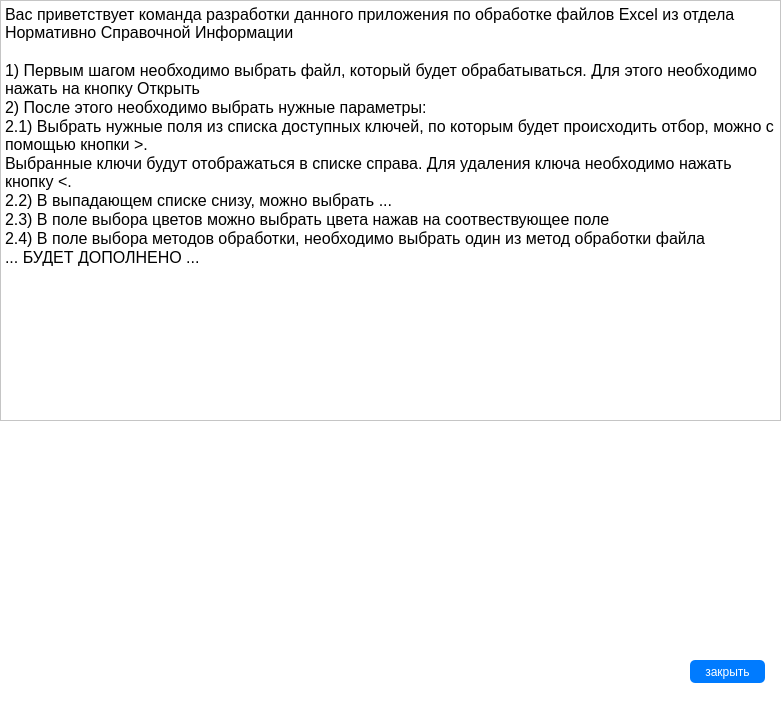
<?xml version="1.0" encoding="UTF-8"?>
<ui version="4.0">
 <class>help_ui</class>
 <widget class="QWidget" name="help_ui">
  <property name="geometry">
   <rect>
    <x>0</x>
    <y>0</y>
    <width>782</width>
    <height>706</height>
   </rect>
  </property>
  <property name="windowTitle">
   <string>Form</string>
  </property>
  <property name="styleSheet">
   <string notr="true">background-color: rgb(255, 255, 255);</string>
  </property>
  <widget class="QPushButton" name="close_btn">
   <property name="geometry">
    <rect>
     <x>690</x>
     <y>660</y>
     <width>75</width>
     <height>23</height>
    </rect>
   </property>
   <property name="styleSheet">
    <string notr="true">QPushButton {
    font: 75 13pt &quot;Arial&quot;;
	color: rgb(255, 255, 255);
	background-color: rgb(0, 123, 255);
	border-color: #007bff;
	border: 10px;
	border-radius: 5px;
 }
QPushButton:pressed {
    background-color: #4975a5;     
 }
QPushButton:hover {
    background-color: #4975a5;
 }</string>
   </property>
   <property name="text">
    <string>закрыть</string>
   </property>
  </widget>
  <widget class="QTextBrowser" name="textBrowser">
   <property name="geometry">
    <rect>
     <x>0</x>
     <y>0</y>
     <width>781</width>
     <height>421</height>
    </rect>
   </property>
   <property name="styleSheet">
    <string notr="true">QtextBrowser {
	border: 1px;
	color:  rgb(255, 255, 0);
	border-color: rgb(255, 255, 0);
}</string>
   </property>
   <property name="html">
    <string>&lt;!DOCTYPE HTML PUBLIC &quot;-//W3C//DTD HTML 4.0//EN&quot; &quot;http://www.w3.org/TR/REC-html40/strict.dtd&quot;&gt;
&lt;html&gt;&lt;head&gt;&lt;meta name=&quot;qrichtext&quot; content=&quot;1&quot; /&gt;&lt;style type=&quot;text/css&quot;&gt;
p, li { white-space: pre-wrap; }
&lt;/style&gt;&lt;/head&gt;&lt;body style=&quot; font-family:'MS Shell Dlg 2'; font-size:8.25pt; font-weight:400; font-style:normal;&quot;&gt;
&lt;p style=&quot; margin-top:0px; margin-bottom:0px; margin-left:0px; margin-right:0px; -qt-block-indent:0; text-indent:0px;&quot;&gt;&lt;span style=&quot; font-size:12pt;&quot;&gt;Вас приветствует команда разработки данного приложения по обработке файлов Excel из отдела Нормативно Справочной Информации&lt;/span&gt;&lt;/p&gt;
&lt;p style=&quot;-qt-paragraph-type:empty; margin-top:0px; margin-bottom:0px; margin-left:0px; margin-right:0px; -qt-block-indent:0; text-indent:0px; font-size:12pt;&quot;&gt;&lt;br /&gt;&lt;/p&gt;
&lt;p style=&quot; margin-top:0px; margin-bottom:0px; margin-left:0px; margin-right:0px; -qt-block-indent:0; text-indent:0px;&quot;&gt;&lt;span style=&quot; font-size:12pt;&quot;&gt;1) Первым шагом необходимо выбрать файл, который будет обрабатываться. Для этого необходимо нажать на кнопку Открыть&lt;/span&gt;&lt;/p&gt;
&lt;p style=&quot; margin-top:0px; margin-bottom:0px; margin-left:0px; margin-right:0px; -qt-block-indent:0; text-indent:0px;&quot;&gt;&lt;span style=&quot; font-size:12pt;&quot;&gt;2) После этого необходимо выбрать нужные параметры:&lt;/span&gt;&lt;/p&gt;
&lt;p style=&quot; margin-top:0px; margin-bottom:0px; margin-left:0px; margin-right:0px; -qt-block-indent:0; text-indent:0px;&quot;&gt;&lt;span style=&quot; font-size:12pt;&quot;&gt;2.1) Выбрать нужные поля из списка доступных ключей, по которым будет происходить отбор, можно с помощью кнопки &amp;gt;. &lt;/span&gt;&lt;/p&gt;
&lt;p style=&quot; margin-top:0px; margin-bottom:0px; margin-left:0px; margin-right:0px; -qt-block-indent:0; text-indent:0px;&quot;&gt;&lt;span style=&quot; font-size:12pt;&quot;&gt;Выбранные ключи будут отображаться в списке справа. Для удаления ключа необходимо нажать кнопку &amp;lt;.&lt;/span&gt;&lt;/p&gt;
&lt;p style=&quot; margin-top:0px; margin-bottom:0px; margin-left:0px; margin-right:0px; -qt-block-indent:0; text-indent:0px;&quot;&gt;&lt;span style=&quot; font-size:12pt;&quot;&gt;2.2) В выпадающем списке снизу, можно выбрать ...&lt;/span&gt;&lt;/p&gt;
&lt;p style=&quot; margin-top:0px; margin-bottom:0px; margin-left:0px; margin-right:0px; -qt-block-indent:0; text-indent:0px;&quot;&gt;&lt;span style=&quot; font-size:12pt;&quot;&gt;2.3) В поле выбора цветов можно выбрать цвета нажав на соотвествующее поле&lt;/span&gt;&lt;/p&gt;
&lt;p style=&quot; margin-top:0px; margin-bottom:0px; margin-left:0px; margin-right:0px; -qt-block-indent:0; text-indent:0px;&quot;&gt;&lt;span style=&quot; font-size:12pt;&quot;&gt;2.4) В поле выбора методов обработки, необходимо выбрать один из метод обработки файла&lt;/span&gt;&lt;/p&gt;
&lt;p style=&quot; margin-top:0px; margin-bottom:0px; margin-left:0px; margin-right:0px; -qt-block-indent:0; text-indent:0px;&quot;&gt;&lt;span style=&quot; font-size:12pt;&quot;&gt;... БУДЕТ ДОПОЛНЕНО ...&lt;/span&gt;&lt;/p&gt;&lt;/body&gt;&lt;/html&gt;</string>
   </property>
  </widget>
 </widget>
 <resources/>
 <connections/>
</ui>
